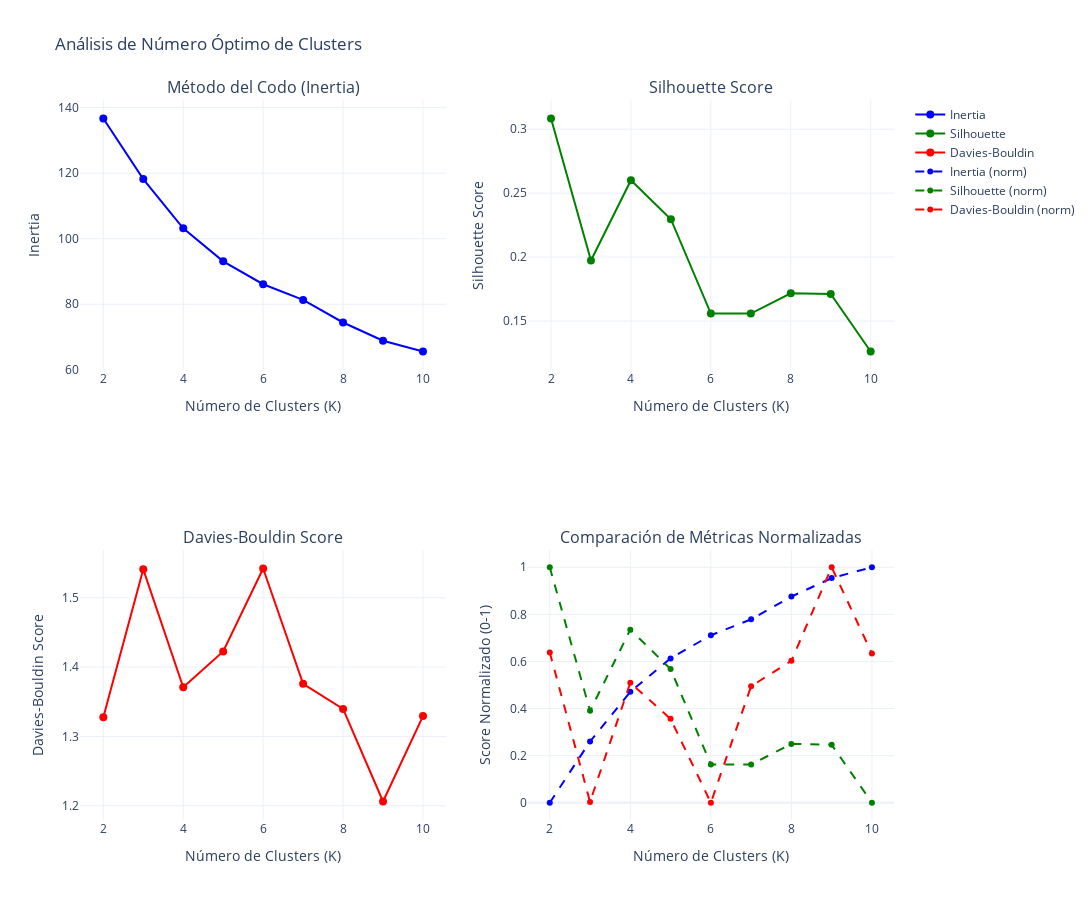

Source (notebook cell):
### Markdown cell above
### Visualización de Métricas

### Code cell
# Crear visualización con subplots
fig = make_subplots(
    rows=2, cols=2,
    subplot_titles=(
        'Método del Codo (Inertia)',
        'Silhouette Score',
        'Davies-Bouldin Score',
        'Comparación de Métricas Normalizadas'
    ),
    specs=[
        [{"type": "scatter"}, {"type": "scatter"}],
        [{"type": "scatter"}, {"type": "scatter"}]
    ]
)

# 1. Método del codo
fig.add_trace(
    go.Scatter(
        x=list(k_range),
        y=inertias,
        mode='lines+markers',
        name='Inertia',
        line=dict(color='blue', width=2),
        marker=dict(size=8)
    ),
    row=1, col=1
)

# 2. Silhouette score (mayor es mejor)
fig.add_trace(
    go.Scatter(
        x=list(k_range),
        y=silhouette_scores,
        mode='lines+markers',
        name='Silhouette',
        line=dict(color='green', width=2),
        marker=dict(size=8)
    ),
    row=1, col=2
)

# 3. Davies-Bouldin score (menor es mejor)
fig.add_trace(
    go.Scatter(
        x=list(k_range),
        y=davies_bouldin_scores,
        mode='lines+markers',
        name='Davies-Bouldin',
        line=dict(color='red', width=2),
        marker=dict(size=8)
    ),
    row=2, col=1
)

# 4. Comparación normalizada
# Normalizar métricas para comparación
from sklearn.preprocessing import MinMaxScaler
scaler = MinMaxScaler()

inertias_norm = 1 - scaler.fit_transform(np.array(inertias).reshape(-1, 1)).flatten()  # Invertir
silhouette_norm = scaler.fit_transform(np.array(silhouette_scores).reshape(-1, 1)).flatten()
davies_bouldin_norm = 1 - scaler.fit_transform(np.array(davies_bouldin_scores).reshape(-1, 1)).flatten()  # Invertir

fig.add_trace(
    go.Scatter(
        x=list(k_range),
        y=inertias_norm,
        mode='lines+markers',
        name='Inertia (norm)',
        line=dict(color='blue', width=2, dash='dash')
    ),
    row=2, col=2
)

fig.add_trace(
    go.Scatter(
        x=list(k_range),
        y=silhouette_norm,
        mode='lines+markers',
        name='Silhouette (norm)',
        line=dict(color='green', width=2, dash='dash')
    ),
    row=2, col=2
)

fig.add_trace(
    go.Scatter(
        x=list(k_range),
        y=davies_bouldin_norm,
        mode='lines+markers',
        name='Davies-Bouldin (norm)',
        line=dict(color='red', width=2, dash='dash')
    ),
    row=2, col=2
)

# Actualizar ejes
fig.update_xaxes(title_text="Número de Clusters (K)", row=1, col=1)
fig.update_xaxes(title_text="Número de Clusters (K)", row=1, col=2)
fig.update_xaxes(title_text="Número de Clusters (K)", row=2, col=1)
fig.update_xaxes(title_text="Número de Clusters (K)", row=2, col=2)

fig.update_yaxes(title_text="Inertia", row=1, col=1)
fig.update_yaxes(title_text="Silhouette Score", row=1, col=2)
fig.update_yaxes(title_text="Davies-Bouldin Score", row=2, col=1)
fig.update_yaxes(title_text="Score Normalizado (0-1)", row=2, col=2)

fig.update_layout(
    height=900,
    width=1300,
    title_text="Análisis de Número Óptimo de Clusters",
    showlegend=True,
    template='plotly_white'
)

fig.show()

# Recomendación
best_silhouette_k = list(k_range)[np.argmax(silhouette_scores)]
best_davies_bouldin_k = list(k_range)[np.argmin(davies_bouldin_scores)]

print(f"\n📊 RECOMENDACIONES:")
print(f"   Mejor Silhouette Score: K={best_silhouette_k} (score: {max(silhouette_scores):.3f})")
print(f"   Mejor Davies-Bouldin: K={best_davies_bouldin_k} (score: {min(davies_bouldin_scores):.3f})")
print(f"\n💡 Se recomienda explorar K={best_silhouette_k} y K=4 (comparable a clasificación BM)")

### Figure 1 — Plotly figure (JSON) as saved in the notebook; plotly's stock layout.template omitted (floating-point values rounded to 4 significant figures)
{"data": [{"line": {"color": "blue", "width": 2}, "marker": {"size": 8}, "mode": "lines+markers", "name": "Inertia", "type": "scatter", "x": [2, 3, 4, 5, 6, 7, 8, 9, 10], "xaxis": "x", "y": [136.7, 118.2, 103.2, 93.1, 86.11, 81.31, 74.43, 68.85, 65.58], "yaxis": "y"}, {"line": {"color": "green", "width": 2}, "marker": {"size": 8}, "mode": "lines+markers", "name": "Silhouette", "type": "scatter", "x": [2, 3, 4, 5, 6, 7, 8, 9, 10], "xaxis": "x2", "y": [0.3084, 0.1973, 0.2601, 0.2296, 0.1558, 0.1559, 0.1717, 0.1711, 0.1262], "yaxis": "y2"}, {"line": {"color": "red", "width": 2}, "marker": {"size": 8}, "mode": "lines+markers", "name": "Davies-Bouldin", "type": "scatter", "x": [2, 3, 4, 5, 6, 7, 8, 9, 10], "xaxis": "x3", "y": [1.328, 1.541, 1.371, 1.422, 1.542, 1.376, 1.34, 1.206, 1.329], "yaxis": "y3"}, {"line": {"color": "blue", "dash": "dash", "width": 2}, "mode": "lines+markers", "name": "Inertia (norm)", "type": "scatter", "x": [2, 3, 4, 5, 6, 7, 8, 9, 10], "xaxis": "x4", "y": [0.0, 0.2601, 0.4713, 0.6129, 0.7113, 0.7787, 0.8755, 0.9539, 1.0], "yaxis": "y4"}, {"line": {"color": "green", "dash": "dash", "width": 2}, "mode": "lines+markers", "name": "Silhouette (norm)", "type": "scatter", "x": [2, 3, 4, 5, 6, 7, 8, 9, 10], "xaxis": "x4", "y": [1.0, 0.3903, 0.7349, 0.5677, 0.1626, 0.1628, 0.2498, 0.2466, 0.0], "yaxis": "y4"}, {"line": {"color": "red", "dash": "dash", "width": 2}, "mode": "lines+markers", "name": "Davies-Bouldin (norm)", "type": "scatter", "x": [2, 3, 4, 5, 6, 7, 8, 9, 10], "xaxis": "x4", "y": [0.6383, 0.003671, 0.5096, 0.3563, 0.0, 0.4948, 0.6028, 1.0, 0.6333], "yaxis": "y4"}], "layout": {"annotations": [{"font": {"size": 16}, "showarrow": false, "text": "Método del Codo (Inertia)", "x": 0.225, "xanchor": "center", "xref": "paper", "y": 1, "yanchor": "bottom", "yref": "paper"}, {"font": {"size": 16}, "showarrow": false, "text": "Silhouette Score", "x": 0.775, "xanchor": "center", "xref": "paper", "y": 1, "yanchor": "bottom", "yref": "paper"}, {"font": {"size": 16}, "showarrow": false, "text": "Davies-Bouldin Score", "x": 0.225, "xanchor": "center", "xref": "paper", "y": 0.375, "yanchor": "bottom", "yref": "paper"}, {"font": {"size": 16}, "showarrow": false, "text": "Comparación de Métricas Normalizadas", "x": 0.775, "xanchor": "center", "xref": "paper", "y": 0.375, "yanchor": "bottom", "yref": "paper"}], "height": 900, "showlegend": true, "title": {"text": "Análisis de Número Óptimo de Clusters"}, "width": 1300, "xaxis": {"anchor": "y", "domain": [0, 0.45], "title": {"text": "Número de Clusters (K)"}}, "xaxis2": {"anchor": "y2", "domain": [0.55, 1], "title": {"text": "Número de Clusters (K)"}}, "xaxis3": {"anchor": "y3", "domain": [0, 0.45], "title": {"text": "Número de Clusters (K)"}}, "xaxis4": {"anchor": "y4", "domain": [0.55, 1], "title": {"text": "Número de Clusters (K)"}}, "yaxis": {"anchor": "x", "domain": [0.625, 1], "title": {"text": "Inertia"}}, "yaxis2": {"anchor": "x2", "domain": [0.625, 1], "title": {"text": "Silhouette Score"}}, "yaxis3": {"anchor": "x3", "domain": [0, 0.375], "title": {"text": "Davies-Bouldin Score"}}, "yaxis4": {"anchor": "x4", "domain": [0, 0.375], "title": {"text": "Score Normalizado (0-1)"}}}}
